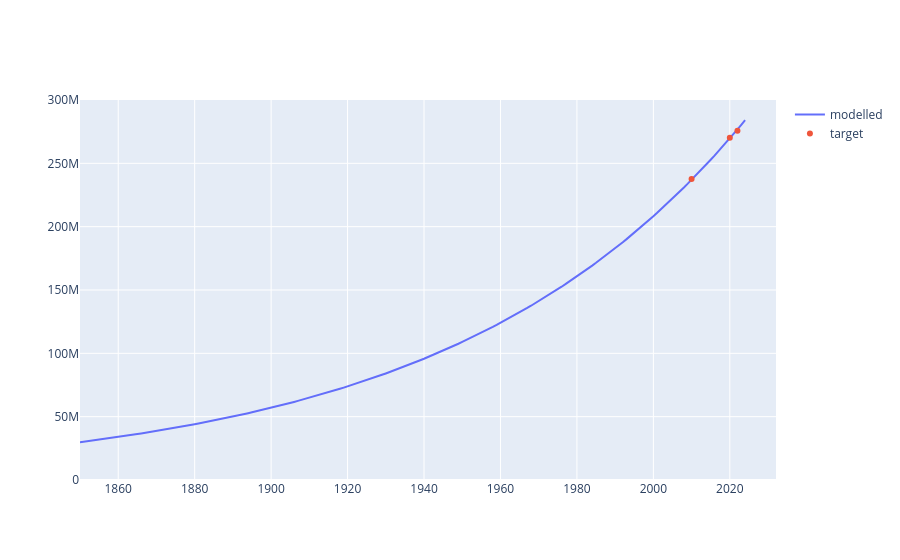

The code cell stored with this chart in its notebook:
### Code cell
outputs = model.get_derived_outputs_df()
fig = go.Figure()
fig.add_trace(go.Scatter(x=outputs.index, y=outputs["total_population"], name="modelled"))
fig.add_trace(go.Scatter(x=target_pops.index, y=target_pops, name="target", line={"width": 0.0}))
fig.update_layout(yaxis={"range": [0.0, 3e8]})

### Figure 1 — Plotly figure (JSON) as saved in the notebook; plotly's stock layout.template omitted (floating-point values rounded to 4 significant figures; data arrays with more than 128 entries replaced by an {"elided": "..."} marker saying what was removed)
{"data": [{"name": "modelled", "type": "scatter", "x": {"elided": "175 int values"}, "y": {"elided": "175 float values"}}, {"line": {"width": 0}, "name": "target", "type": "scatter", "x": [2010, 2020, 2022], "y": [237641326, 270203917, 275773774]}], "layout": {"yaxis": {"range": [0, 300000000]}}}
